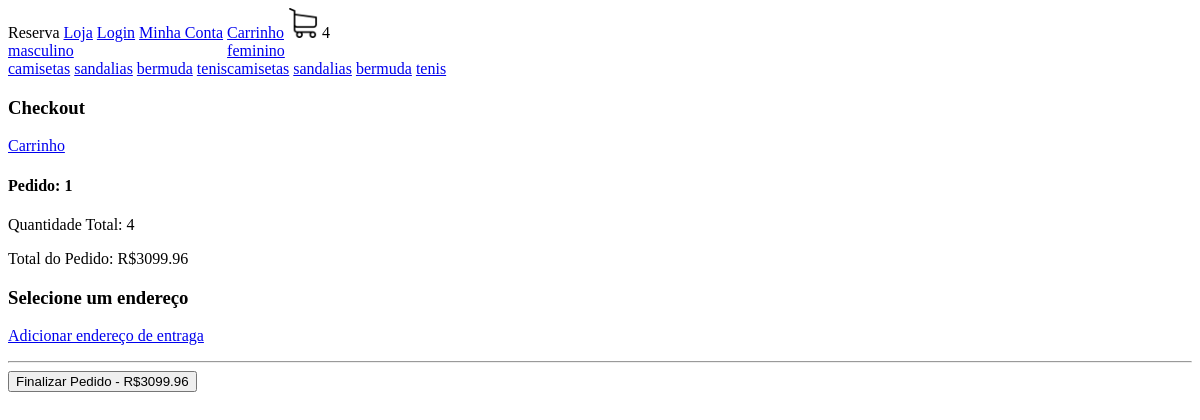
/checkout/ (signed in), run on an earlier commit of the app's database.
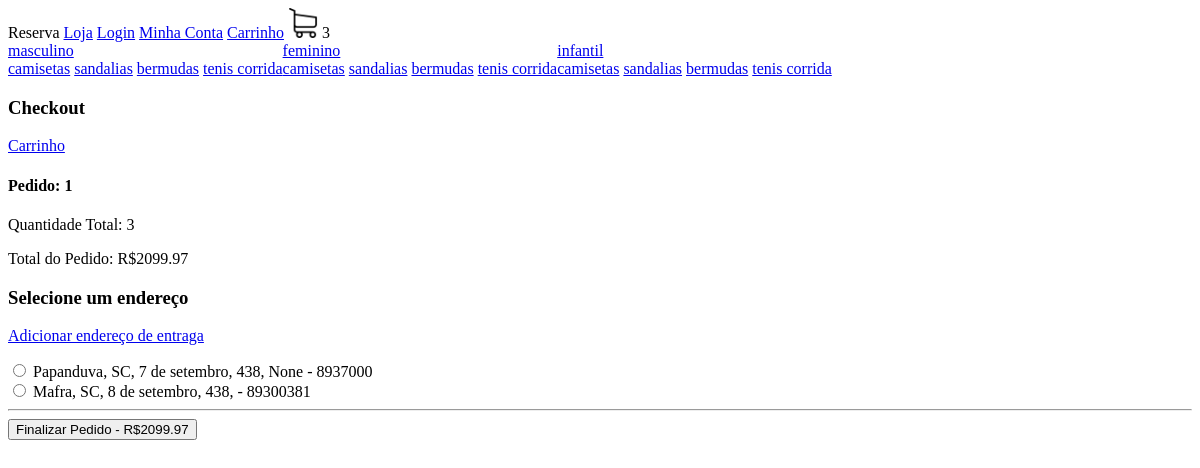
And on a later commit of the database.
### loja/models.py (models this page shows, shortened)
class Categoria(models.Model):
    nome = models.CharField(max_length=200, null=True, blank=True)
    slug = models.CharField(max_length=200, null=True, blank=True)

class Tipo(models.Model):
    nome = models.CharField(max_length=200, null=True, blank=True)
    slug = models.CharField(max_length=200, null=True, blank=True)

class Pedido(models.Model):
    cliente = models.ForeignKey(Cliente, null=True, blank=True, on_delete=models.SET_NULL)
    finalizado = models.BooleanField(default=False)
    codigo_transacao = models.CharField(max_length=200, null=True, blank=True)
    endereco = models.ForeignKey(Endereco, null=True, blank=True, on_delete=models.SET_NULL)
    data_finalizacao = models.DateTimeField(null=True, blank=True)
    @property
    def quantidade_total(self):
        itens_pedido = ItemPedido.objects.filter(pedido__id=self.id)
        quantidade = sum(
            [item.quantidade for item in itens_pedido]
        )
        return quantidade
    def preco_total(self):
        itens_pedido = ItemPedido.objects.filter(pedido__id=self.id)
        preco = sum(
            [item.preco_total for item in itens_pedido]
        )
        return preco

class ItemPedido(models.Model):
    item_estoque = models.ForeignKey(ItemEstoque, null=True, blank=True, on_delete=models.SET_NULL)
    quantidade = models.IntegerField(default=0)
    pedido = models.ForeignKey(Pedido, null=True, blank=True, on_delete=models.SET_NULL)
    @property #utilizado para chamar a funcao sem precisar usar () no final, dessa forma é possivel utiliza-la no html
    def preco_total(self):
        return self.quantidade * self.item_estoque.produto.preco

class ItemEstoque(models.Model):
    produto = models.ForeignKey(Produto, null=True, blank=True, on_delete=models.SET_NULL)
    cor = models.ForeignKey(Cor, null=True, blank=True, on_delete=models.SET_NULL)
    tamanho = models.CharField(max_length=200, null=True, blank=True)
    quantidade = models.IntegerField(default=0)

class Produto(models.Model):
    imagem = models.ImageField(max_length=400, null=True, blank=True)
    nome = models.CharField(max_length=200, null=True, blank=True)
    preco = models.DecimalField(max_digits=10, decimal_places=2)
    ativo = models.BooleanField(default=True)
    categoria  = models.ForeignKey(Categoria, null=True, blank=True, on_delete=models.SET_NULL)
    tipo = models.ForeignKey(Tipo, null=True, blank=True, on_delete=models.SET_NULL)

class Endereco(models.Model):
    rua = models.CharField(max_length=400, null=True, blank=True)
    numero = models.IntegerField(default=0)
    complemento = models.CharField(max_length=200, null=True, blank=True)
    cep = models.CharField(max_length=200, null=True, blank=True)
    cidade = models.CharField(max_length=200, null=True, blank=True)
    estado = models.CharField(max_length=200, null=True, blank=True)
    cliente = models.ForeignKey(Cliente, null=True, blank=True, on_delete=models.SET_NULL)

### loja/views.py (the view)
# urls.py: path('checkout/', view=checkout, name='checkout'),
def checkout(request):
    if request.user.is_authenticated:
        cliente = request.user.cliente
    else:
        if request.COOKIES.get('id_sessao'):
            id_sessao = request.COOKIES.get('id_sessao')
            cliente, criado = Cliente.objects.get_or_create(id_sessao=id_sessao)
        else:
            return redirect('loja')
    pedido, criado = Pedido.objects.get_or_create(cliente=cliente, finalizado=False)
    enderecos = Endereco.objects.filter(cliente=cliente)
    context = {"pedido": pedido, "enderecos": enderecos}
    return render(request, 'checkout.html', context)

### loja/novos_contextos.py (called while the page is built)
def carrinho(request):
    quantidade_produtos_carrinho = 0
    if request.user.is_authenticated:
        cliente = request.user.cliente
    else:
        if request.COOKIES.get('id_sessao'):
            id_sessao = request.COOKIES.get('id_sessao')
            cliente, criado = Cliente.objects.get_or_create(id_sessao=id_sessao)
        else:
            return {'quantidade_produtos_carrinho': quantidade_produtos_carrinho}
    pedido, criado = Pedido.objects.get_or_create(cliente=cliente, finalizado=False)
    itens_pedido = ItemPedido.objects.filter(pedido=pedido)
    for item in itens_pedido:
        quantidade_produtos_carrinho += item.quantidade
    return {'quantidade_produtos_carrinho': quantidade_produtos_carrinho}

def categorias_tipos(request):
    categorias_navegacao = Categoria.objects.all()
    tipos_navegacao = Tipo.objects.all()
    return {"categorias_navegacao": categorias_navegacao, "tipos_navegacao": tipos_navegacao}

### loja/templates/checkout.html (shortened to what this page needs)
{% extends 'base.html'%}
{% load static%}
{% block body%}
<h3>Checkout</h3>
<a href="{% url 'carrinho' %}">Carrinho</a>
<h4>Pedido: {{pedido.id }}</h4>
<p>Quantidade Total: {{ pedido.quantidade_total}}</p>
<p>Total do Pedido: R${{ pedido.preco_total }}</p>
<form action="" method="post">
    <h3>Selecione um endereço</h3>
    <a href="{% url 'adicionar_endereco' %}">Adicionar endereço de entraga</a>
    {% for endereco in enderecos %}
        <input type="radio" name="endereco" value="{{ endereco.id }}">
        <label for="{{ endereco.id }}">{{ endereco.cidade }}, {{ endereco.estado }}, {{ endereco.rua }}, {{ endereco.numero }}, {{ endereco.complemento}} - {{ endereco.cep }}</label>
        <br>
    {% endfor %}
        <hr>
        <button type="submit">Finalizar Pedido - R${{ pedido.preco_total }}</button>
    </form>
{% endblock%}

### loja/templates/navbar.html
{% load static %}
<nav>
  Reserva
  <a href="{% url 'loja' %}">Loja</a>
  <a href="{% url 'login' %}">Login</a>
  <a href="{% url 'minhaconta' %}">Minha Conta</a>
  <a href="{% url 'carrinho' %}">Carrinho</a>
  <img
    src="{% static 'imagens/carrinho.png'%}"
    alt="carrinho_compras"
    width="30"
    height="30"
  />
  {{ quantidade_produtos_carrinho }}
  <div style="display: flex;">
    {% for categoria in categorias_navegacao %}
       <div>
          <a href="{% url 'loja' %}{{ categoria.slu }}">{{ categoria.nome }}</a>
          <br>
          {% for tipo in tipos_navegacao %}
            <a href="{% url 'loja' %}{{ categoria.slug}}-{{ tipo.slug}}">{{ tipo.nome }}</a>
          {% endfor %}
      </div>
    {% endfor %}
  </div>
</nav>

What changed in the data, as far as the page shows it:
changed Tipo: nome "bermuda" → "bermudas"
changed Tipo: nome "tenis" → "tenis corrida"
added Categoria: nome "infantil", Tipo (nome "camisetas"), Tipo (nome "sandalias"), Tipo (nome "bermudas"), Tipo (nome "tenis corrida")
changed through a linked row, Pedido id 1: quantidade_total "4" → "3"; preco_total "3099.96" → "2099.97"
added Endereco: cidade "Papanduva", estado "SC", rua "7 de setembro", numero "438", complemento "None", cep "8937000"
added Endereco: cidade "Mafra", estado "SC", rua "8 de setembro", numero "438", cep "89300381"
Also different on the page:
{{ quantidade_produtos_carrinho }}: "4" → "3"
